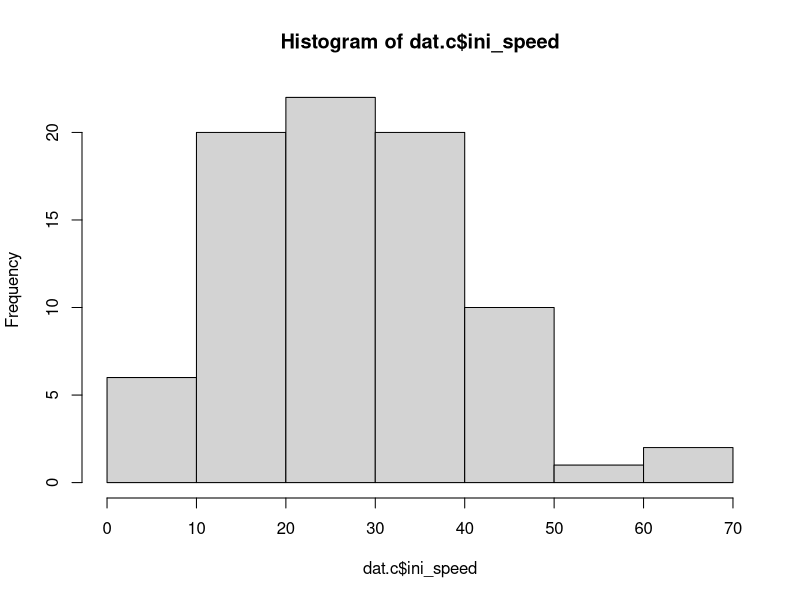
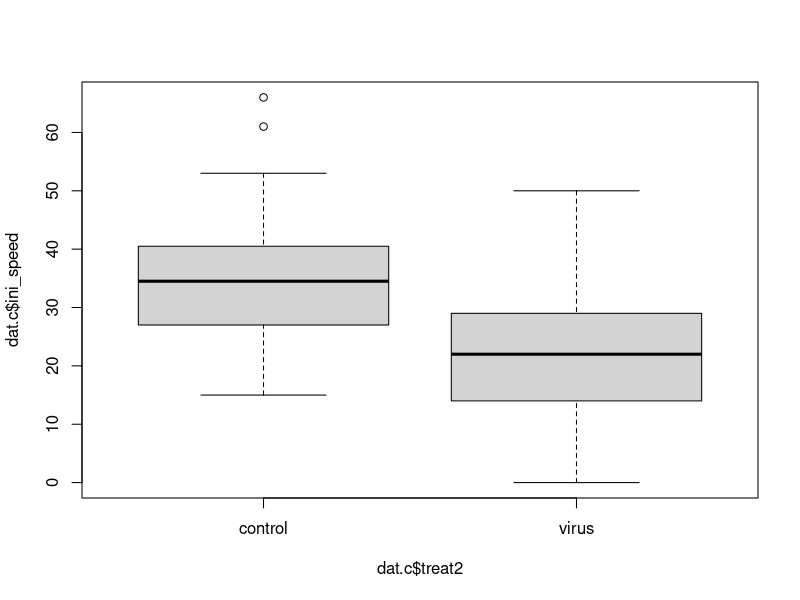

The R source for these figures, in order: (Note: this script raises an error after producing the figures.)
setwd("H:/DS-Bees/R/ANV")
library(lme4)

dat <- read.table("speed.txt", header = TRUE)
head(dat)
str(dat)

summary(dat$treat1)

dat$treat1 <- as.factor(dat$treat1)
dat$treat2 <- as.factor(dat$treat2)

dat.c <- subset(dat, treat1=="control")





#transform time into Minutes only
install.packages("chron")
library(chron) 
dat.c$time2 <- times(dat.c$time)
dat.c$time_min <- 60 * hours(dat.c$time2) + minutes(dat.c$time2)
dat.c$time_min


hist(dat.c$ini_speed)
boxplot(dat.c$ini_speed ~ dat.c$treat2) 

mod <- lmer(ini_speed ~  treat2 + time_min + (1|colony) + (1|date), data=dat, REML=FALSE)
mod
summary(mod)
anova(mod)


par(mfrow=c(2,2))
scatter.smooth(fitted(mod),resid(mod)); abline(h=0, lty=2)  # residuals vs. fitted
title("Tukey-Anscombe Plot")
qqnorm(resid(mod), main="normal QQ-plot, residuals") 
qqline(resid(mod))  # qq of residuals
scatter.smooth(fitted(mod), sqrt(abs(resid(mod))))  # homogeneity of variance
qqnorm(ranef(mod)$colony[,1]) # qq of random effects
qqline(ranef(mod)$colony[,1])
qqnorm(ranef(mod)$date[,1]) # The varince of date is so small that in the qq-plot it collapses to zero --> it is a bug and it can be assumed to be close to zero
qqline(ranef(mod)$date[,1])
boxplot(resid(mod)~dat$date)

??sim

### baeysian

nsim <- 2000
bsim <- sim(mod, n.sim=nsim)
str(bsim)

apply(bsim@fixef, 2,quantile, prob=c(0.025,0.5,0.975))

#fitted values with 95% credible intervals
newdat<-expand.grid(
  treat1=factor(c('control','low','high'), levels=levels(dat$treat1)),
  treat2=factor(c('control','virus'),levels=levels(dat$treat2))) 
newdat$time_min=mean(dat$time_min)
head(newdat)

Xmat <- model.matrix(~treat1 + treat2 + treat1:treat2 + time_min, data=newdat)      ####second part of model without of random factors

fitmat <- matrix(ncol=nsim, nrow=nrow(newdat))
for(i in 1:nsim) fitmat[,i] <- Xmat%*%bsim@fixef[i,] 

newdat$lower <- apply(fitmat, 1, quantile, prob=0.025)
newdat$upper <- apply(fitmat, 1, quantile, prob=0.975)
newdat$fit <- Xmat%*%fixef(mod)
newdat
